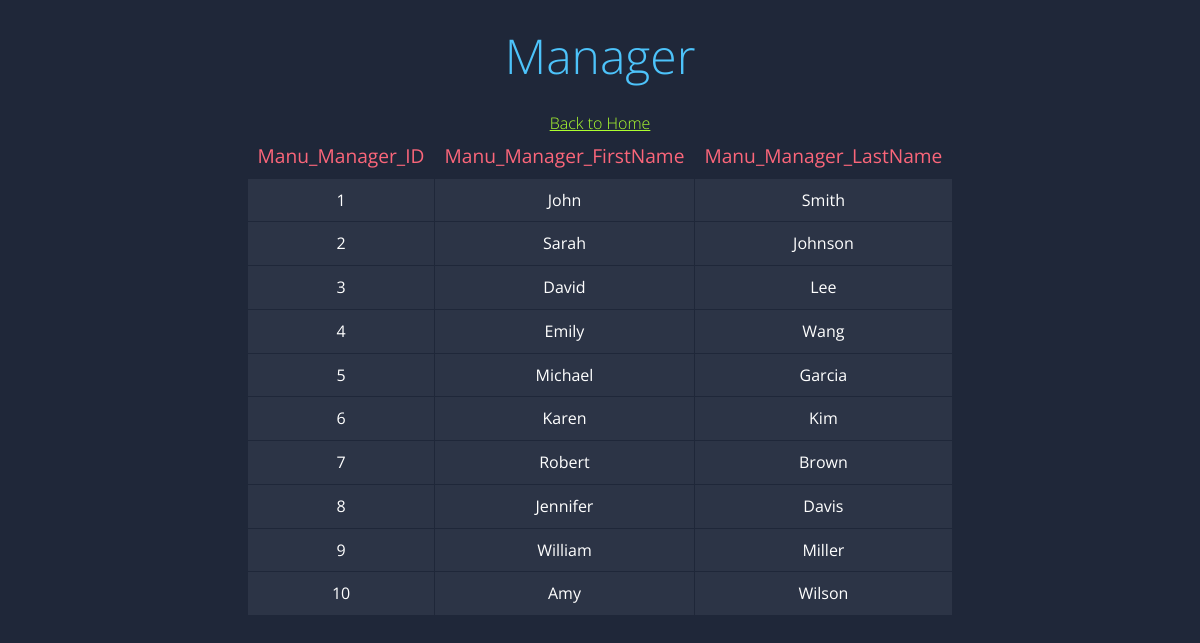
/manager.php, run on the app's committed database.
### tables this page shows
CREATE TABLE Manager (
	  Manu_Manager_ID INT PRIMARY KEY NOT NULL,
	  Manu_Manager_FirstName VARCHAR(25) NOT NULL,
	  Manu_Manager_LastName VARCHAR(25) NOT NULL 
);

### manager.php (the view, shortened to what this page needs)
<!DOCTYPE html>
<html>
<head>
	<link rel="stylesheet" href="styles.css">
</head>
<body>
	<div class="container">
		<h1>Manager</h1>
    <a href="home.html">Back to Home</a>
    <?php
      $servername = "cssql.seattleu.edu";
      $username = "bd_rwidjaja1";
      $password = "3300rwidjaja1-Bvkw";
      $dbname = "bd_rwidjaja1";
      $conn = mysqli_connect($servername, $username, $password, $dbname);
      $sql = "SELECT * FROM Manager";
      $result = mysqli_query($conn, $sql);
      if (mysqli_num_rows($result) > 0) {
        echo "<table><tr><th>Manu_Manager_ID</th><th>Manu_Manager_FirstName</th><th>Manu_Manager_LastName</th></tr>";
        while($row = mysqli_fetch_assoc($result)) {
          echo "<tr><td>".$row["Manu_Manager_ID"]."</td><td>".$row["Manu_Manager_FirstName"]."</td><td>".$row["Manu_Manager_LastName"]."</td></tr>";
        }
        echo "</table>";
      } else {
          echo "0 results";
      }
      echo "</body></html>";
    ?>
</body>
</html>

### styles.css (style rules this page uses)
a { color:greenyellow }
body { font-family: 'Open Sans', sans-serif; font-weight: 300; line-height: 1.42em; color:#A7A1AE; background-color:#1F2739; }
h1 { font-size:3em; font-weight: 300; line-height:1em; text-align: center; color: #4DC3FA; }
table { margin: 0 auto; border-collapse: collapse; }
.container { margin: 0 auto; text-align: center; }
.container th { background-color: #1F2739; color: #FB667A; font-weight: normal; font-size: 1.2em; padding: 10px; }
.container td { background-color: #2C3446; color: #fff; font-weight: normal; font-size: 1em; padding: 10px; border: 1px solid #1F2739; }

### data on the page
manager: Manu_Manager_ID "1", Manu_Manager_FirstName "John", Manu_Manager_LastName "Smith"
manager: Manu_Manager_ID "2", Manu_Manager_FirstName "Sarah", Manu_Manager_LastName "Johnson"
manager: Manu_Manager_ID "3", Manu_Manager_FirstName "David", Manu_Manager_LastName "Lee"
manager: Manu_Manager_ID "4", Manu_Manager_FirstName "Emily", Manu_Manager_LastName "Wang"
manager: Manu_Manager_ID "5", Manu_Manager_FirstName "Michael", Manu_Manager_LastName "Garcia"
manager: Manu_Manager_ID "6", Manu_Manager_FirstName "Karen", Manu_Manager_LastName "Kim"
manager: Manu_Manager_ID "7", Manu_Manager_FirstName "Robert", Manu_Manager_LastName "Brown"
manager: Manu_Manager_ID "8", Manu_Manager_FirstName "Jennifer", Manu_Manager_LastName "Davis"
manager: Manu_Manager_ID "9", Manu_Manager_FirstName "William", Manu_Manager_LastName "Miller"
manager: Manu_Manager_ID "10", Manu_Manager_FirstName "Amy", Manu_Manager_LastName "Wilson"
